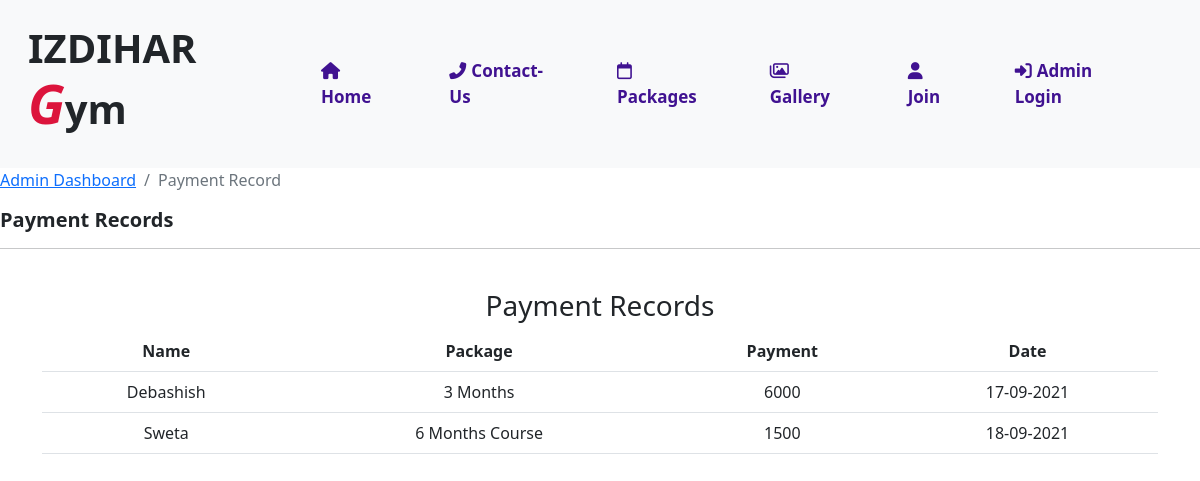
Page /admin/viewPaymentRecord.php on the committed database.
### tables this page shows
CREATE TABLE `payment` (
  `id` int(11) NOT NULL,
  `name` varchar(255) NOT NULL,
  `package` varchar(255) NOT NULL,
  `amount` varchar(255) NOT NULL,
  `date` varchar(255) NOT NULL
);

### admin/viewPaymentRecord.php (the view, shortened to what this page needs)
<!DOCTYPE html>
<html lang="en">
<head>
    <?php include 'header.php'; ?>
</head>
<body>
    <?php include 'navbar.php'; ?>
    <nav aria-label="breadcrumb">
  <ol class="breadcrumb">
    <li class="breadcrumb-item pl-2" aria-current="page"><a href="admindashboard.php">Admin Dashboard</a></li>
    <li class="breadcrumb-item active" aria-current="page">Payment Record</li>
  </ol>
  <div class="col-12">
         <h5 style="font-size:20px; font-weight:bold;">Payment Records</h5>
         <hr>
      </div>
</nav>
    <div class="container" style="margin: top 20px;">
        <div class="row">
            <div class="col text-center">
                <h3>Payment Records</h3>
            </div>
        </div>
        <div class="row view-row1">
            <div class="col text-center abcd">
                <table class="table">
                    <tr>
                       <th>Name</th>
                       <th>Package</th>
                       <th>Payment</th>
                       <th>Date</th>
                    </tr>
                    <?php
                    include 'connection.php';
                    $selectquery = "select * from payment";
                    $query = mysqli_query($conn, $selectquery);
                    while($res = mysqli_fetch_array($query))
                    {
                        ?>
                        <tr>
                        <td><?php echo $res['name'] ?></td>
                        <td><?php echo $res['package'] ?></td>
                        <td><?php echo $res['amount'] ?></td>
                        <td><?php echo $res['date'] ?></td>
                    </tr>
                 <?php
                }
                ?>
                </table>
            </div>
        </div>
    </div>
</body>
</html>

### rows in the picture
payment: name "Debashish", package "3 Months", amount "6000", date "17-09-2021"
payment: name "Sweta", package "6 Months Course", amount "1500", date "18-09-2021"
